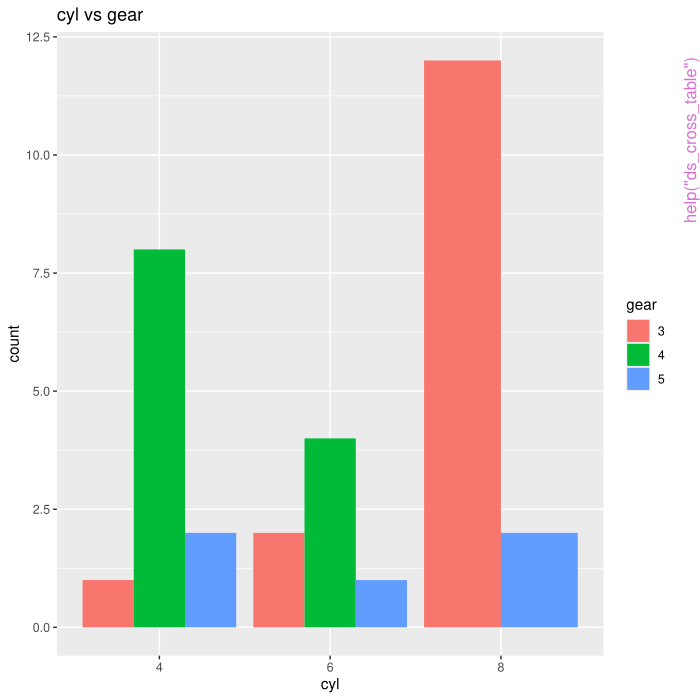

Write the R code that produced this figure.
pkgname <- "descriptr"
source(file.path(R.home("share"), "R", "examples-header.R"))
options(warn = 1)
options(pager = "console")
library('descriptr')

base::assign(".oldSearch", base::search(), pos = 'CheckExEnv')
base::assign(".old_wd", base::getwd(), pos = 'CheckExEnv')
cleanEx()
nameEx("ds_auto_freq_table")
### * ds_auto_freq_table

flush(stderr()); flush(stdout())

### Name: ds_auto_freq_table
### Title: Multiple One & Two Way Tables
### Aliases: ds_auto_freq_table ds_auto_cross_table ds_tway_tables
###   ds_oway_tables

### ** Examples

# multiple one way tables
ds_auto_freq_table(mtcarz)
ds_auto_freq_table(mtcarz, cyl, gear)

# multiple two way tables
ds_auto_cross_table(mtcarz)
ds_auto_cross_table(mtcarz, cyl, gear, am)



cleanEx()
nameEx("ds_auto_group_summary")
### * ds_auto_group_summary

flush(stderr()); flush(stdout())

### Name: ds_auto_group_summary
### Title: Tabulation
### Aliases: ds_auto_group_summary

### ** Examples

ds_auto_group_summary(mtcarz, cyl, gear, mpg, disp)




cleanEx()
nameEx("ds_auto_summary_stats")
### * ds_auto_summary_stats

flush(stderr()); flush(stdout())

### Name: ds_auto_summary_stats
### Title: Descriptive statistics and frquency tables
### Aliases: ds_auto_summary_stats

### ** Examples

ds_auto_summary_stats(mtcarz)
ds_auto_summary_stats(mtcarz, disp, hp)




cleanEx()
nameEx("ds_cross_table")
### * ds_cross_table

flush(stderr()); flush(stdout())

### Name: ds_cross_table
### Title: Two way table
### Aliases: ds_cross_table plot.ds_cross_table ds_twoway_table

### ** Examples

k <- ds_cross_table(mtcarz, cyl, gear)
k

# bar plots
plot(k)
plot(k, stacked = TRUE)
plot(k, proportional = TRUE)

# alternate
ds_twoway_table(mtcarz, cyl, gear)




cleanEx()
nameEx("ds_css")
### * ds_css

flush(stderr()); flush(stdout())

### Name: ds_css
### Title: Corrected Sum of Squares
### Aliases: ds_css

### ** Examples

ds_css(mtcars$mpg)
ds_css(mpg, mtcars)



cleanEx()
nameEx("ds_cvar")
### * ds_cvar

flush(stderr()); flush(stdout())

### Name: ds_cvar
### Title: Coefficient of Variation
### Aliases: ds_cvar

### ** Examples

ds_cvar(mtcars$mpg)
ds_cvar(mpg, mtcars)



cleanEx()
nameEx("ds_extreme_obs")
### * ds_extreme_obs

flush(stderr()); flush(stdout())

### Name: ds_extreme_obs
### Title: Extreme observations
### Aliases: ds_extreme_obs

### ** Examples

ds_extreme_obs(mtcarz, mpg)




cleanEx()
nameEx("ds_freq_table")
### * ds_freq_table

flush(stderr()); flush(stdout())

### Name: ds_freq_table
### Title: Frequency table
### Aliases: ds_freq_table plot.ds_freq_table ds_freq_cont

### ** Examples

# categorical data
ds_freq_table(mtcarz, cyl)

# barplot
k <- ds_freq_table(mtcarz, cyl)
plot(k)

# continuous data
ds_freq_table(mtcarz, mpg)

# barplot
k <- ds_freq_table(mtcarz, mpg)
plot(k)




cleanEx()
nameEx("ds_gmean")
### * ds_gmean

flush(stderr()); flush(stdout())

### Name: ds_gmean
### Title: Geometric Mean
### Aliases: ds_gmean

### ** Examples

ds_gmean(mtcars$mpg)
ds_gmean(mpg, mtcars)



cleanEx()
nameEx("ds_group_summary")
### * ds_group_summary

flush(stderr()); flush(stdout())

### Name: ds_group_summary
### Title: Groupwise descriptive statistics
### Aliases: ds_group_summary plot.ds_group_summary

### ** Examples

# ds_group summary
ds_group_summary(mtcarz, cyl, mpg)

# boxplot
k <- ds_group_summary(mtcarz, cyl, mpg)
plot(k)

# tibble
k$tidy_stats




cleanEx()
nameEx("ds_group_summary_interact")
### * ds_group_summary_interact

flush(stderr()); flush(stdout())

### Name: ds_group_summary_interact
### Title: Category wise descriptive statistics
### Aliases: ds_group_summary_interact

### ** Examples

ds_group_summary_interact(mtcarz, mpg, cyl, gear)




cleanEx()
nameEx("ds_hmean")
### * ds_hmean

flush(stderr()); flush(stdout())

### Name: ds_hmean
### Title: Harmonic Mean
### Aliases: ds_hmean

### ** Examples

ds_hmean(mtcars$mpg)
ds_hmean(mpg, mtcars)



cleanEx()
nameEx("ds_kurtosis")
### * ds_kurtosis

flush(stderr()); flush(stdout())

### Name: ds_kurtosis
### Title: Kurtosis
### Aliases: ds_kurtosis

### ** Examples

ds_kurtosis(mtcars$mpg)
ds_kurtosis(mpg, mtcars)



cleanEx()
nameEx("ds_launch_shiny_app")
### * ds_launch_shiny_app

flush(stderr()); flush(stdout())

### Name: ds_launch_shiny_app
### Title: Launch Shiny App
### Aliases: ds_launch_shiny_app

### ** Examples

## Not run: 
##D ds_launch_shiny_app()
## End(Not run)



cleanEx()
nameEx("ds_mdev")
### * ds_mdev

flush(stderr()); flush(stdout())

### Name: ds_mdev
### Title: Mean Absolute Deviation
### Aliases: ds_mdev

### ** Examples

ds_mdev(mtcars$mpg)
ds_mdev(mpg, mtcars)



cleanEx()
nameEx("ds_measures_location")
### * ds_measures_location

flush(stderr()); flush(stdout())

### Name: ds_measures_location
### Title: Measures of location
### Aliases: ds_measures_location

### ** Examples

ds_measures_location(mtcarz)
ds_measures_location(mtcarz, mpg)
ds_measures_location(mtcarz, mpg, disp)




cleanEx()
nameEx("ds_measures_symmetry")
### * ds_measures_symmetry

flush(stderr()); flush(stdout())

### Name: ds_measures_symmetry
### Title: Measures of symmetry
### Aliases: ds_measures_symmetry

### ** Examples

ds_measures_symmetry(mtcarz)
ds_measures_symmetry(mtcarz, mpg)
ds_measures_symmetry(mtcarz, mpg, disp)




cleanEx()
nameEx("ds_measures_variation")
### * ds_measures_variation

flush(stderr()); flush(stdout())

### Name: ds_measures_variation
### Title: Measures of variation
### Aliases: ds_measures_variation

### ** Examples

ds_measures_variation(mtcarz)
ds_measures_variation(mtcarz, mpg)
ds_measures_variation(mtcarz, mpg, disp)




cleanEx()
nameEx("ds_mode")
### * ds_mode

flush(stderr()); flush(stdout())

### Name: ds_mode
### Title: Mode
### Aliases: ds_mode

### ** Examples

ds_mode(mtcars$mpg)
ds_mode(mtcars$cyl)



cleanEx()
nameEx("ds_percentiles")
### * ds_percentiles

flush(stderr()); flush(stdout())

### Name: ds_percentiles
### Title: Percentiles
### Aliases: ds_percentiles

### ** Examples

ds_percentiles(mtcarz)
ds_percentiles(mtcarz, mpg)
ds_percentiles(mtcarz, mpg, disp)




cleanEx()
nameEx("ds_plot_bar")
### * ds_plot_bar

flush(stderr()); flush(stdout())

### Name: ds_plot_bar
### Title: Generate bar plots
### Aliases: ds_plot_bar

### ** Examples

ds_plot_bar(mtcarz)
ds_plot_bar(mtcarz, cyl)
ds_plot_bar(mtcarz, cyl, gear)




cleanEx()
nameEx("ds_plot_bar_grouped")
### * ds_plot_bar_grouped

flush(stderr()); flush(stdout())

### Name: ds_plot_bar_grouped
### Title: Generate grouped bar plots
### Aliases: ds_plot_bar_grouped

### ** Examples

mt <- dplyr::select(mtcarz, cyl, gear, am)
ds_plot_bar_grouped(mt)
ds_plot_bar_grouped(mtcarz, cyl, gear)




cleanEx()
nameEx("ds_plot_bar_stacked")
### * ds_plot_bar_stacked

flush(stderr()); flush(stdout())

### Name: ds_plot_bar_stacked
### Title: Generate stacked bar plots
### Aliases: ds_plot_bar_stacked

### ** Examples

mt <- dplyr::select(mtcarz, cyl, gear, am)
ds_plot_bar_stacked(mt)
ds_plot_bar_stacked(mtcarz, cyl, gear)




cleanEx()
nameEx("ds_plot_box_group")
### * ds_plot_box_group

flush(stderr()); flush(stdout())

### Name: ds_plot_box_group
### Title: Compare distributions
### Aliases: ds_plot_box_group

### ** Examples

mt <- dplyr::select(mtcarz, cyl, disp, mpg)
ds_plot_box_group(mt)
ds_plot_box_group(mtcarz, cyl, gear, mpg)




cleanEx()
nameEx("ds_plot_box_single")
### * ds_plot_box_single

flush(stderr()); flush(stdout())

### Name: ds_plot_box_single
### Title: Generate box plots
### Aliases: ds_plot_box_single

### ** Examples

ds_plot_box_single(mtcarz)
ds_plot_box_single(mtcarz, mpg)
ds_plot_box_single(mtcarz, mpg, disp, hp)




cleanEx()
nameEx("ds_plot_density")
### * ds_plot_density

flush(stderr()); flush(stdout())

### Name: ds_plot_density
### Title: Generate density plots
### Aliases: ds_plot_density

### ** Examples

ds_plot_density(mtcarz)
ds_plot_density(mtcarz, mpg)
ds_plot_density(mtcarz, mpg, disp, hp)




cleanEx()
nameEx("ds_plot_histogram")
### * ds_plot_histogram

flush(stderr()); flush(stdout())

### Name: ds_plot_histogram
### Title: Generate histograms
### Aliases: ds_plot_histogram

### ** Examples

ds_plot_histogram(mtcarz)
ds_plot_histogram(mtcarz, mpg)
ds_plot_histogram(mtcarz, mpg, disp, hp)




cleanEx()
nameEx("ds_plot_scatter")
### * ds_plot_scatter

flush(stderr()); flush(stdout())

### Name: ds_plot_scatter
### Title: Generate scatter plots
### Aliases: ds_plot_scatter

### ** Examples

ds_plot_scatter(mtcarz)
ds_plot_scatter(mtcarz, mpg, disp)




cleanEx()
nameEx("ds_range")
### * ds_range

flush(stderr()); flush(stdout())

### Name: ds_range
### Title: Range
### Aliases: ds_range

### ** Examples

ds_range(mtcars$mpg)
ds_range(mpg, mtcars)



cleanEx()
nameEx("ds_rindex")
### * ds_rindex

flush(stderr()); flush(stdout())

### Name: ds_rindex
### Title: Index Values
### Aliases: ds_rindex

### ** Examples

ds_rindex(mtcars$mpg, 21)
ds_rindex(mtcars$mpg, 22)



cleanEx()
nameEx("ds_screener")
### * ds_screener

flush(stderr()); flush(stdout())

### Name: ds_screener
### Title: Screen data
### Aliases: ds_screener plot.ds_screener

### ** Examples

# screen data
ds_screener(mtcarz)
ds_screener(airquality)

# plot
x <- ds_screener(airquality)
plot(x)




cleanEx()
nameEx("ds_skewness")
### * ds_skewness

flush(stderr()); flush(stdout())

### Name: ds_skewness
### Title: Skewness
### Aliases: ds_skewness

### ** Examples

ds_skewness(mtcars$mpg)
ds_skewness(mpg, mtcars)



cleanEx()
nameEx("ds_std_error")
### * ds_std_error

flush(stderr()); flush(stdout())

### Name: ds_std_error
### Title: Standard error of mean
### Aliases: ds_std_error

### ** Examples

ds_std_error(mtcars$mpg)




cleanEx()
nameEx("ds_summary_stats")
### * ds_summary_stats

flush(stderr()); flush(stdout())

### Name: ds_summary_stats
### Title: Descriptive statistics
### Aliases: ds_summary_stats

### ** Examples

ds_summary_stats(mtcarz, mpg)




cleanEx()
nameEx("ds_tailobs")
### * ds_tailobs

flush(stderr()); flush(stdout())

### Name: ds_tailobs
### Title: Tail Observations
### Aliases: ds_tailobs

### ** Examples

ds_tailobs(mtcarz$mpg, 5)
ds_tailobs(mtcarz$mpg, 5, type = "high")



cleanEx()
nameEx("ds_tidy_stats")
### * ds_tidy_stats

flush(stderr()); flush(stdout())

### Name: ds_tidy_stats
### Title: Tidy descriptive statistics
### Aliases: ds_tidy_stats ds_multi_stats

### ** Examples

ds_tidy_stats(mtcarz)
ds_tidy_stats(mtcarz, mpg, disp, hp)




### * <FOOTER>
###
cleanEx()
options(digits = 7L)
base::cat("Time elapsed: ", proc.time() - base::get("ptime", pos = 'CheckExEnv'),"\n")
grDevices::dev.off()
###
### Local variables: ***
### mode: outline-minor ***
### outline-regexp: "\\(> \\)?### [*]+" ***
### End: ***
quit('no')
